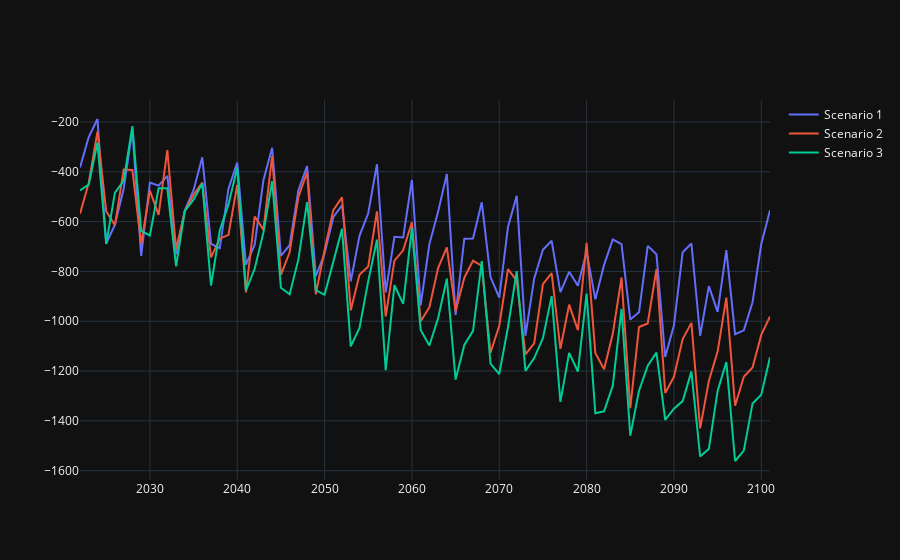

The notebook cell this image was saved under:
### Code cell
data_GA = pd.read_csv('data/data_GA.csv')
data_GA['ds'] = pd.to_datetime(data_GA['start date of observation'], format='%Y')
data_GA['y'] = data_GA['annual mass balance_y']

# Initialise and fit the Prophet model
# Here we use growth='flat' since we want to use the temperature as a regressor and give it more importance.
Prophet_model = Prophet(
    yearly_seasonality=1,
    weekly_seasonality=False,
    daily_seasonality=False,
    changepoint_prior_scale=0.15,
    seasonality_prior_scale=10,
    interval_width=0.1,
    uncertainty_samples=10,
    mcmc_samples=0,
    growth='flat',
)

Prophet_model.add_regressor('temperature_2m_mean (°C)')

# Fit the model
Prophet_model.fit(data_GA)

scenario_1_temperature_prophet = Prophet_model.predict(
    pd.DataFrame({
        'ds': pd.date_range(start=data_GA['ds'].iloc[-1], periods=80, freq='YE'),
        'temperature_2m_mean (°C)': scenario_1_temperature,
    })
)

scenario_2_temperature_prophet = Prophet_model.predict(
    pd.DataFrame({
        'ds': pd.date_range(start=data_GA['ds'].iloc[-1], periods=80, freq='YE'),
        'temperature_2m_mean (°C)': scenario_2_temperature,
    })
)

scenario_3_temperature_prophet = Prophet_model.predict(
    pd.DataFrame({
        'ds': pd.date_range(start=data_GA['ds'].iloc[-1], periods=80, freq='YE'),
        'temperature_2m_mean (°C)': scenario_3_temperature,
    })
)

fig = plotly.graph_objs.Figure()
fig.add_trace(plotly.graph_objs.Scatter(x=scenario_1_temperature_prophet['ds'], y=scenario_1_temperature_prophet['yhat'], name='Scenario 1'))
fig.add_trace(plotly.graph_objs.Scatter(x=scenario_2_temperature_prophet['ds'], y=scenario_2_temperature_prophet['yhat'], name='Scenario 2'))
fig.add_trace(plotly.graph_objs.Scatter(x=scenario_3_temperature_prophet['ds'], y=scenario_3_temperature_prophet['yhat'], name='Scenario 3'))
fig.show()
